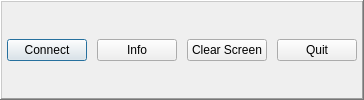
          <widget class="QFrame" name="frame">
           <property name="frameShape">
            <enum>QFrame::WinPanel</enum>
           </property>
           <property name="frameShadow">
            <enum>QFrame::Raised</enum>
           </property>
           <property name="lineWidth">
            <number>3</number>
           </property>
           <layout class="QHBoxLayout" name="horizontalLayout">
            <property name="spacing">
             <number>10</number>
            </property>
            <property name="leftMargin">
             <number>5</number>
            </property>
            <property name="rightMargin">
             <number>5</number>
            </property>
            <item>
             <widget class="QPushButton" name="button">
              <property name="minimumSize">
               <size>
                <width>0</width>
                <height>20</height>
               </size>
              </property>
              <property name="focusPolicy">
               <enum>Qt::ClickFocus</enum>
              </property>
              <property name="styleSheet">
               <string notr="true">font: 75 10pt &quot;MS Shell Dlg 2&quot;;</string>
              </property>
              <property name="text">
               <string>Connect</string>
              </property>
              <property name="checkable">
               <bool>true</bool>
              </property>
              <property name="autoDefault">
               <bool>false</bool>
              </property>
              <property name="default">
               <bool>true</bool>
              </property>
             </widget>
            </item>
            <item>
             <widget class="QPushButton" name="info_btn">
              <property name="minimumSize">
               <size>
                <width>0</width>
                <height>20</height>
               </size>
              </property>
              <property name="focusPolicy">
               <enum>Qt::ClickFocus</enum>
              </property>
              <property name="styleSheet">
               <string notr="true">font: 75 10pt &quot;MS Shell Dlg 2&quot;;</string>
              </property>
              <property name="text">
               <string>Info</string>
              </property>
              <property name="checkable">
               <bool>true</bool>
              </property>
             </widget>
            </item>
            <item>
             <widget class="QPushButton" name="clear_screen_btn">
              <property name="minimumSize">
               <size>
                <width>0</width>
                <height>20</height>
               </size>
              </property>
              <property name="focusPolicy">
               <enum>Qt::ClickFocus</enum>
              </property>
              <property name="styleSheet">
               <string notr="true">font: 75 10pt &quot;MS Shell Dlg 2&quot;;</string>
              </property>
              <property name="text">
               <string>Clear Screen</string>
              </property>
             </widget>
            </item>
            <item>
             <widget class="QPushButton" name="quit_btn">
              <property name="minimumSize">
               <size>
                <width>0</width>
                <height>20</height>
               </size>
              </property>
              <property name="focusPolicy">
               <enum>Qt::ClickFocus</enum>
              </property>
              <property name="styleSheet">
               <string notr="true">font: 75 10pt &quot;MS Shell Dlg 2&quot;;</string>
              </property>
              <property name="text">
               <string>Quit</string>
              </property>
              <property name="checkable">
               <bool>true</bool>
              </property>
             </widget>
            </item>
           </layout>
          </widget>
